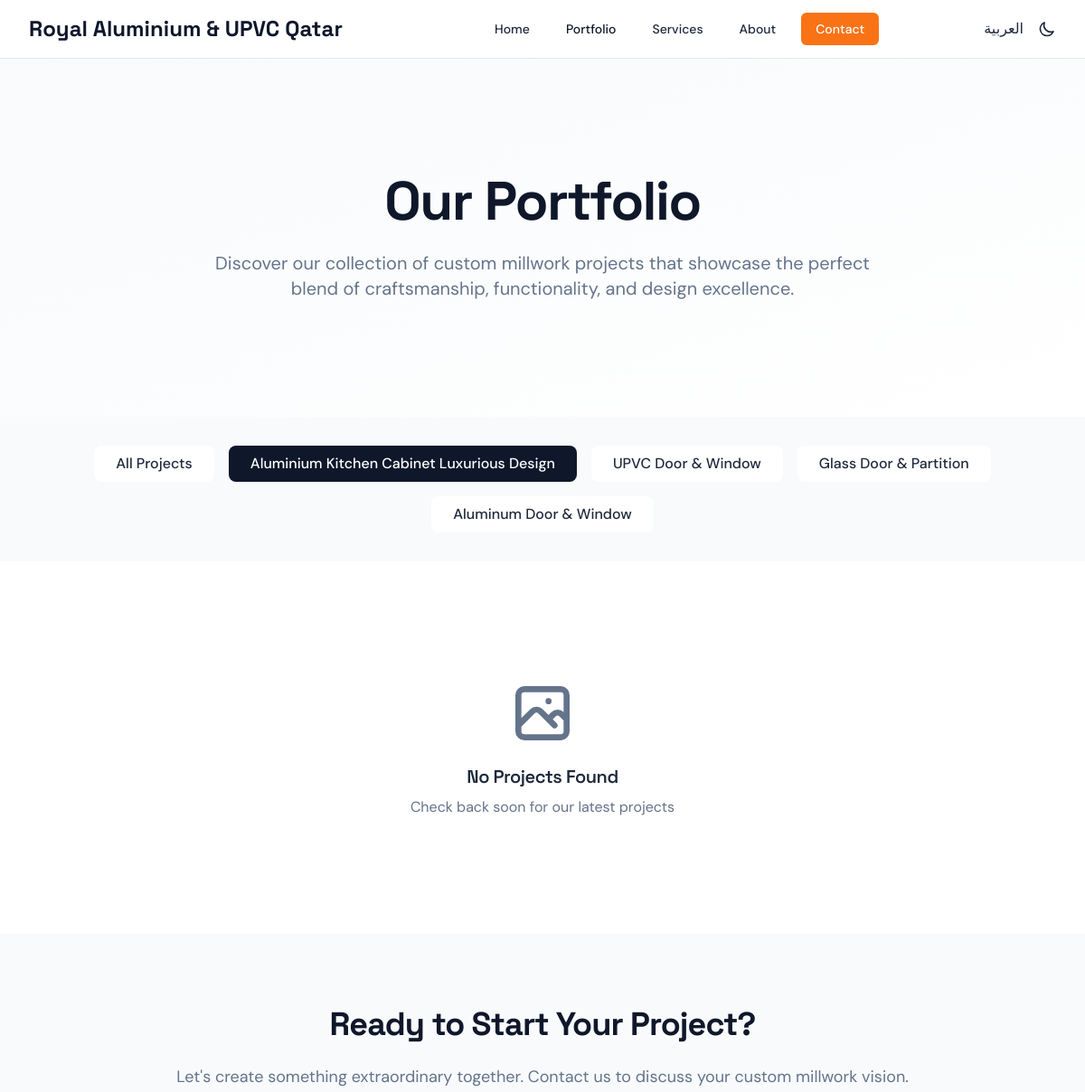
The app's page /portfolio/?category=aluminium_kitchen (upper part), older data.
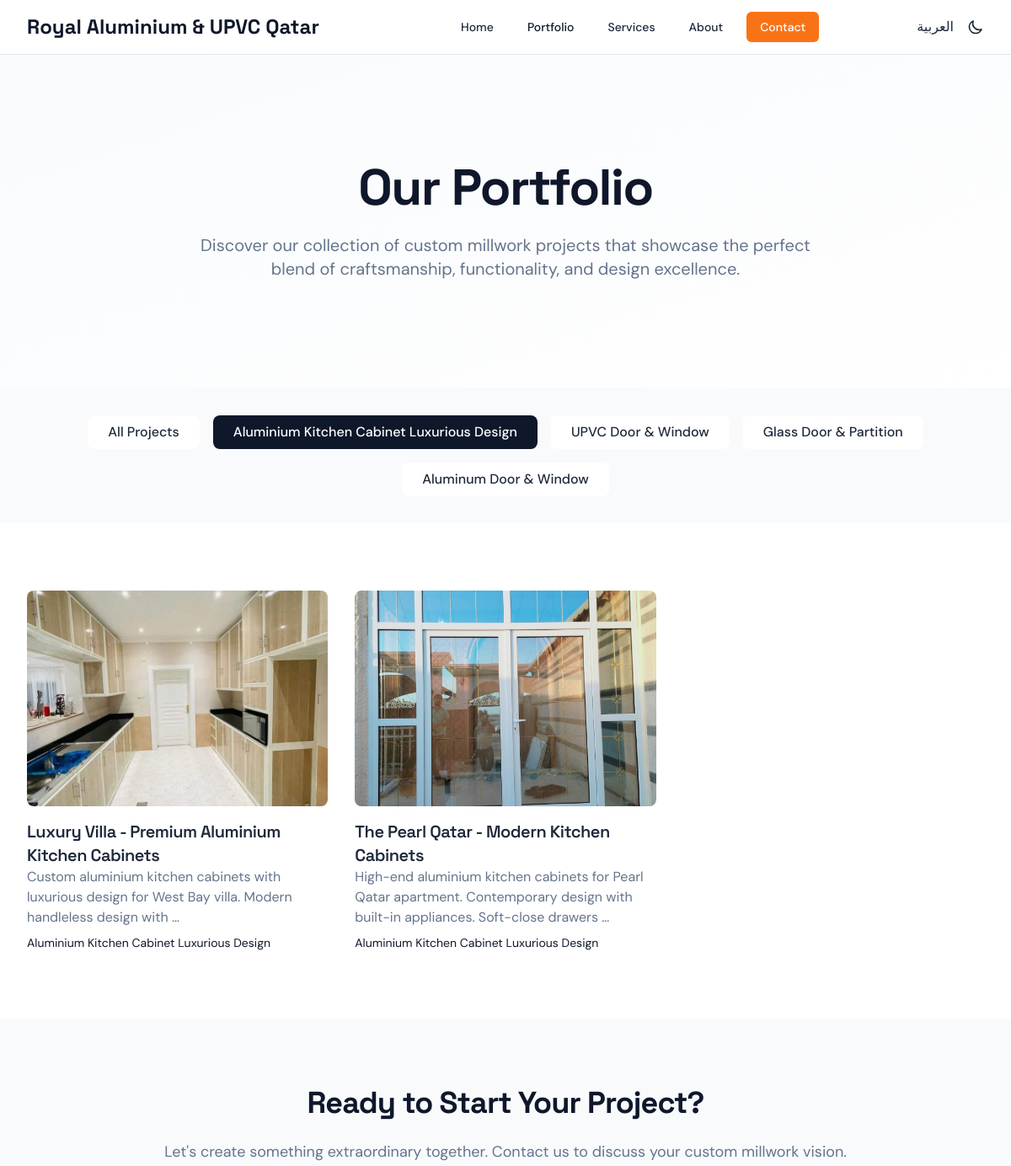
The same page, newer data.
### millwork_site/models.py (models this page shows, shortened)
class Project(models.Model):
    CATEGORY_CHOICES = [
        ('aluminium_kitchen', 'Aluminium Kitchen Cabinet Luxurious Design'),
        ('upvc_door_window', 'UPVC Door & Window'),
        ('glass_door_partition', 'Glass Door & Partition'),
        ('aluminum_door_window', 'Aluminum Door & Window'),
    ]
    title = models.CharField(max_length=200)
    title_arabic = models.CharField(max_length=200, blank=True)
    description = models.TextField()
    description_arabic = models.TextField(blank=True)
    image = models.ImageField(upload_to='projects/', help_text="Main display image")
    category = models.CharField(max_length=50, choices=CATEGORY_CHOICES)
    is_featured = models.BooleanField(default=False)
    is_active = models.BooleanField(default=True)
    order = models.PositiveIntegerField(default=0)
    created_at = models.DateTimeField(auto_now_add=True)
    updated_at = models.DateTimeField(auto_now=True)
    class Meta:
        ordering = ['order', '-created_at']

### millwork_site/views.py (the view)
# urls.py: path('portfolio/', views.portfolio, name='portfolio'),
def portfolio(request):
    projects = Project.objects.filter(is_active=True)
    category = request.GET.get('category')
    if category:
        projects = projects.filter(category=category)
    paginator = Paginator(projects, 9)  # Show 9 projects per page
    page_number = request.GET.get('page')
    projects_page = paginator.get_page(page_number)
    context = {
        'projects': projects_page,
        'categories': Project.CATEGORY_CHOICES,
        'current_category': category,
        'page_content': PageContent.objects.filter(page='portfolio').first(),
    }
    return render(request, 'portfolio.html', context)

### millwork_site/context_processors.py (called while the page is built)
def company_info(request):
    return {
        'company_info': CompanyInfo.objects.first()
    }

### templates/portfolio.html (shortened to what this page needs)
{% extends 'base.html' %}
{% load static %}
{% block content %}
<section class="relative bg-gradient-to-br from-card to-background py-20 lg:py-32">
    <div class="max-w-7xl mx-auto px-4 sm:px-6 lg:px-8">
        <div class="text-center">
            <h1 class="text-4xl md:text-5xl lg:text-6xl font-heading font-bold text-card-foreground leading-tight mb-6">
                <span x-show="language === 'en'">Our Portfolio</span>
            </h1>
            <p class="text-lg md:text-xl text-muted-foreground leading-relaxed max-w-3xl mx-auto">
                <span x-show="language === 'en'">Discover our collection of custom millwork projects that showcase the perfect blend of craftsmanship, functionality, and design excellence.</span>
            </p>
        </div>
    </div>
</section>
<section class="py-8 bg-card">
    <div class="max-w-7xl mx-auto px-4 sm:px-6 lg:px-8">
        <div class="flex flex-wrap gap-4 justify-center">
            <a href="{% url 'portfolio' %}" class="{% if not current_category %}bg-primary text-primary-foreground{% else %}bg-background text-foreground hover:bg-primary hover:text-primary-foreground{% endif %} px-6 py-2 rounded-lg font-medium transition-colors">
                <span x-show="language === 'en'">All Projects</span>
            </a>
            {% for category_code, category_name in categories %}
            <a href="{% url 'portfolio' %}?category={{ category_code }}" class="{% if current_category == category_code %}bg-primary text-primary-foreground{% else %}bg-background text-foreground hover:bg-primary hover:text-primary-foreground{% endif %} px-6 py-2 rounded-lg font-medium transition-colors">
                <span x-show="language === 'en'">{{ category_name }}</span>
            </a>
            {% endfor %}
        </div>
    </div>
</section>
<section class="py-20 bg-background">
    <div class="max-w-7xl mx-auto px-4 sm:px-6 lg:px-8">
        <div class="grid grid-cols-1 md:grid-cols-2 lg:grid-cols-3 gap-8">
            {% for project in projects %}
            <div class="group hover-lift animate-fade-in-up animate-delay-{{ forloop.counter0|divisibleby:3|yesno:'100,200,300' }}" x-data="{ currentSlide: 0, totalSlides: {{ project.additional_images.count|add:1 }} }">
                <div class="overflow-hidden rounded-lg relative image-zoom-container">
                    {% if project.additional_images.all %}
                    <div class="relative w-full h-64">
                        <div x-show="currentSlide === 0" x-transition:enter="transition ease-out duration-300" x-transition:enter-start="opacity-0" x-transition:enter-end="opacity-100" class="absolute inset-0">
                            <img src="{{ project.image.url }}" alt="{{ project.title }}" class="w-full h-full object-cover">
                        </div>
                        {% for img in project.additional_images.all %}
                        <div x-show="currentSlide === {{ forloop.counter }}" x-transition:enter="transition ease-out duration-300" x-transition:enter-start="opacity-0" x-transition:enter-end="opacity-100" class="absolute inset-0">
                            <img src="{{ img.image.url }}" alt="{{ img.caption|default:project.title }}" class="w-full h-full object-cover">
                        </div>
                        {% endfor %}
                        <button @click="currentSlide = currentSlide > 0 ? currentSlide - 1 : totalSlides - 1" class="absolute left-2 top-1/2 -translate-y-1/2 bg-black/50 hover:bg-black/70 text-white rounded-full p-2 transition-all">
                            <svg class="w-5 h-5" fill="none" stroke="currentColor" viewBox="0 0 24 24">
                                <path stroke-linecap="round" stroke-linejoin="round" stroke-width="2" d="M15 19l-7-7 7-7"></path>
                            </svg>
                        </button>
                        <button @click="currentSlide = currentSlide < totalSlides - 1 ? currentSlide + 1 : 0" class="absolute right-2 top-1/2 -translate-y-1/2 bg-black/50 hover:bg-black/70 text-white rounded-full p-2 transition-all">
                            <svg class="w-5 h-5" fill="none" stroke="currentColor" viewBox="0 0 24 24">
                                <path stroke-linecap="round" stroke-linejoin="round" stroke-width="2" d="M9 5l7 7-7 7"></path>
                            </svg>
                        </button>
                        <div class="absolute bottom-3 left-0 right-0 flex justify-center gap-2">
                            <button @click="currentSlide = 0" class="w-2 h-2 rounded-full transition-all" :class="currentSlide === 0 ? 'bg-white w-6' : 'bg-white/50 hover:bg-white/70'"></button>
                            {% for img in project.additional_images.all %}
                            <button @click="currentSlide = {{ forloop.counter }}" class="w-2 h-2 rounded-full transition-all" :class="currentSlide === {{ forloop.counter }} ? 'bg-white w-6' : 'bg-white/50 hover:bg-white/70'"></button>
                            {% endfor %}
                        </div>
                    </div>
                    {% else %}
                    {% if project.image and project.image.url %}
                        <img src="{{ project.image.url }}" alt="{{ project.title }}" class="w-full h-64 object-cover group-hover:scale-105 transition-transform duration-300">
                    {% endif %}
                    {% endif %}
                </div>
                <h3 class="text-xl font-heading font-semibold text-foreground mt-4">
                    <span x-show="language === 'en'">{{ project.title }}</span>
                </h3>
                <p class="text-muted-foreground">
                    <span x-show="language === 'en'">{{ project.description|truncatewords:15 }}</span>
                </p>
                <p class="text-sm text-primary mt-2">
                    <span x-show="language === 'en'">{{ project.get_category_display }}</span>
                </p>
            </div>
            {% empty %}
            <div class="col-span-full text-center py-12">
                <h3 class="text-xl font-heading font-semibold text-foreground mb-2">
                    <span x-show="language === 'en'">No Projects Found</span>
                </h3>
                <p class="text-muted-foreground">
                    <span x-show="language === 'en'">Check back soon for our latest projects</span>
                </p>
            </div>
            {% endfor %}
        </div>
    </div>
</section>
<section class="py-20 bg-card">
    <div class="max-w-4xl mx-auto px-4 sm:px-6 lg:px-8 text-center">
        <h2 class="text-3xl md:text-4xl font-heading font-bold text-card-foreground mb-6">
            <span x-show="language === 'en'">Ready to Start Your Project?</span>
        </h2>
        <p class="text-lg text-muted-foreground mb-8">
            <span x-show="language === 'en'">Let's create something extraordinary together. Contact us to discuss your custom millwork vision.</span>
        </p>
    </div>
</section>
{% endblock %}

### templates/base.html (shortened to what this page needs)
{% load static %}
<!DOCTYPE html>
<html lang="en" x-data="{ language: 'en', darkMode: false }" :class="{ 'dark': darkMode, 'rtl': language === 'ar' }">
<head>
    <script src="https://cdn.tailwindcss.com"></script>
    <link rel="stylesheet" href="{% static 'css/globals.css' %}">
    <link rel="stylesheet" href="{% static 'css/animations.css' %}">
</head>
<body class="font-body">
    <nav class="bg-background/95 backdrop-blur-sm border-b border-border sticky top-0 z-50" x-data="{ mobileMenuOpen: false }">
        <div class="max-w-7xl mx-auto px-4 sm:px-6 lg:px-8">
            <div class="flex justify-between items-center h-16">
                <div class="flex-shrink-0">
                    <a href="{% url 'home' %}" class="text-2xl font-heading font-bold text-primary">
                        <span x-show="language === 'en'">Royal Aluminium & UPVC Qatar</span>
                    </a>
                </div>
                <div class="hidden md:block">
                    <div class="ml-10 flex items-baseline space-x-4" :class="{ 'space-x-reverse': language === 'ar' }">
                        <a href="{% url 'home' %}" class="{% if request.resolver_match.url_name == 'home' %}text-primary{% else %}text-foreground hover:text-primary{% endif %} px-3 py-2 rounded-md text-sm font-medium transition-colors">
                            <span x-show="language === 'en'">Home</span>
                        </a>
                        <a href="{% url 'portfolio' %}" class="{% if request.resolver_match.url_name == 'portfolio' %}text-primary{% else %}text-foreground hover:text-primary{% endif %} px-3 py-2 rounded-md text-sm font-medium transition-colors">
                            <span x-show="language === 'en'">Portfolio</span>
                        </a>
                        <a href="{% url 'services' %}" class="{% if request.resolver_match.url_name == 'services' %}text-primary{% else %}text-foreground hover:text-primary{% endif %} px-3 py-2 rounded-md text-sm font-medium transition-colors">
                            <span x-show="language === 'en'">Services</span>
                        </a>
                        <a href="{% url 'about' %}" class="{% if request.resolver_match.url_name == 'about' %}text-primary{% else %}text-foreground hover:text-primary{% endif %} px-3 py-2 rounded-md text-sm font-medium transition-colors">
                            <span x-show="language === 'en'">About</span>
                        </a>
                        <a href="{% url 'contact' %}" class="bg-accent text-accent-foreground hover:bg-accent/90 px-4 py-2 rounded-md text-sm font-medium transition-colors">
                            <span x-show="language === 'en'">Contact</span>
                        </a>
                    </div>
                </div>
                <div class="hidden md:flex items-center space-x-4" :class="{ 'space-x-reverse': language === 'ar' }">
                    <button @click="language = language === 'en' ? 'ar' : 'en'" class="text-foreground hover:text-primary transition-colors">
                        <span x-show="language === 'en'">العربية</span>
                    </button>
                    <button @click="darkMode = !darkMode" class="text-foreground hover:text-primary transition-colors">
                        <svg x-show="!darkMode" class="w-5 h-5" fill="none" stroke="currentColor" viewBox="0 0 24 24">
                            <path stroke-linecap="round" stroke-linejoin="round" stroke-width="2" d="M20.354 15.354A9 9 0 018.646 3.646 9.003 9.003 0 0012 21a9.003 9.003 0 008.354-5.646z"></path>
                        </svg>
                    </button>
                </div>
            </div>
        </div>
    </nav>
    <main>
        {% block content %}{% endblock %}
    </main>
</body>
</html>

### static/css/globals.css (style rules this page uses)
:root { --background: #ffffff; --foreground: #1e293b; --card: #f8fafc; --card-foreground: #0f172a; --popover: #ffffff; --popover-foreground: #1e293b; --primary: #0f172a; --primary-foreground: #ffffff; --secondary: #f97316; --secondary-foreground: #ffffff; --muted: #f1f5f9; --muted-foreground: #64748b; --accent: #f97316; --accent-foreground: #ffffff; --destructive: #ef4444; --destructive-foreground: #ffffff; --border: #e2e8f0; --input: #f8fafc; --ring: rgba(15, 23, 42, 0.1); --chart-1: #0f172a; --chart-2: #f97316; --chart-3: #ef4444; --chart-4: #ffffff; --chart-5: #64748b; --radius: 0.75rem; --radius-sm: 0.5rem; --radius-lg: 1rem; --radius-xl: 1.5rem; --shadow-sm: 0 1px 2px 0 rgb(0 0 0 / 0.05); --shadow: 0 1px 3px 0 rgb(0 0 0 / 0.1), 0 1px 2px -1px rgb(0 0 0 / 0.1); --shadow-md: 0 4px 6px -1px rgb(0 0 0 / 0.1), 0 2px 4px -2px rgb(0 0 0 / 0.1); --shadow-lg: 0 10px 15px -3px rgb(0 0 0 / 0.1), 0 4px 6px -4px rgb(0 0 0 / 0.1); --shadow-xl: 0 20px 25px -5px rgb(0 0 0 / 0.1), 0 8px 10px -6px rgb(0 0 0 / 0.1); --shadow-2xl: 0 25px 50px -12px rgb(0 0 0 / 0.25); --sidebar: #ffffff; --sidebar-foreground: #1e293b; --sidebar-primary: #0f172a; --sidebar-primary-foreground: #ffffff; --sidebar-accent: #f97316; --sidebar-accent-foreground: #ffffff; --sidebar-border: #e2e8f0; --sidebar-ring: rgba(15, 23, 42, 0.1); }
* { border-color: var(--border); outline-color: var(--ring); }
body { background-color: var(--background); color: var(--foreground); line-height: 1.6; font-feature-settings: "rlig" 1, "calt" 1; }
h1, h2, h3, h4, h5, h6 { line-height: 1.2; font-weight: 600; letter-spacing: -0.025em; }
.animate-fade-in-up { animation: fadeInUp 0.6s ease-out; }

### static/css/animations.css (style rules this page uses)
.animate-fade-in-up { animation: fadeInUp 0.6s ease-out forwards; }
.animate-delay-100 { animation-delay: 0.1s; opacity: 0; }
.animate-delay-200 { animation-delay: 0.2s; opacity: 0; }
.hover-lift { transition: transform 0.3s ease, box-shadow 0.3s ease; }
.image-zoom-container { overflow: hidden; }
html { scroll-behavior: smooth; }

### templates/base.html (style rules this page uses)
.font-heading { font-family: 'Space Grotesk', sans-serif; }
.font-body { font-family: 'DM Sans', sans-serif; }

Row changes from the older to the newer data that the page shows:
added Project: image (picture), title "Luxury Villa - Premium Aluminium Kitchen Cabinets", description "Custom aluminium kitchen cabinets with luxurious design for West Bay villa. Modern handleless design with …", category "Aluminium Kitchen Cabinet Luxurious Design"
added Project: image (picture), title "The Pearl Qatar - Modern Kitchen Cabinets", description "High-end aluminium kitchen cabinets for Pearl Qatar apartment. Contemporary design with built-in appliances. Soft-close drawers …", category "Aluminium Kitchen Cabinet Luxurious Design"
Text that changed along with them:
text no longer shown: "No Projects Found Check back soon for our latest projects"
